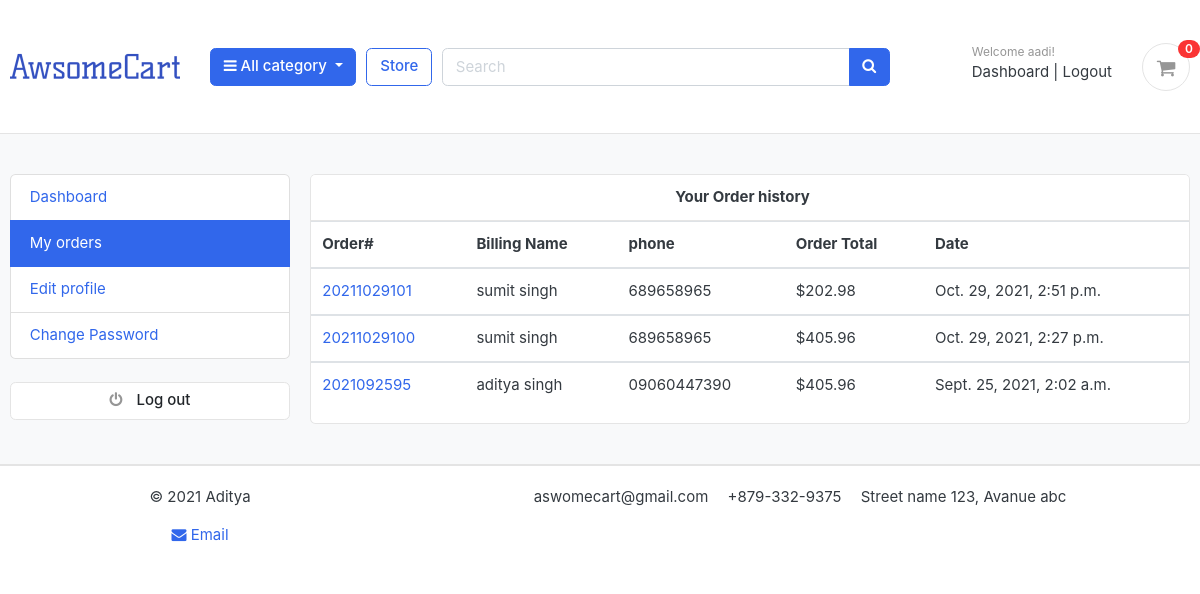
Screenshot of /accounts/my_orders/ (signed in) with the database file from the repository.
### accounts/models.py (models this page shows, shortened)
class Account(AbstractBaseUser):
    first_name    = models.CharField(max_length=50)
    last_name      = models.CharField(max_length=50)
    username       = models.CharField(max_length=100,unique=True)
    email          = models.EmailField(max_length=100,unique=True)
    phone_number   = models.CharField(max_length=50)
    date_joined       = models.DateTimeField(auto_now=True)
    last_login        = models.DateTimeField(auto_now=True)
    is_admin          = models.BooleanField(default=False)
    is_staff          = models.BooleanField(default=False)
    is_active         = models.BooleanField(default=False)
    is_superadmin     = models.BooleanField(default=False)
    USERNAME_FIELD = 'email'
    REQUIRED_FIELDS = ['username','first_name','last_name']
    objects  =  MyAccountManager()

### orders/models.py (models this page shows, shortened)
class Order(models.Model):
    STATUS = (
        ('New', 'New'),
        ('Accepted', 'Accepted'),
        ('Completed', 'Completed'),
        ('Cancelled', 'Cancelled'),
    )
    user = models.ForeignKey(Account, on_delete=models.SET_NULL, null=True)
    payment = models.ForeignKey(Payment, on_delete=models.SET_NULL, blank=True, null=True)
    order_number = models.CharField(max_length=20)
    first_name = models.CharField(max_length=50)
    last_name = models.CharField(max_length=50)
    phone = models.CharField(max_length=15)
    email = models.EmailField(max_length=50)
    address_line_1 = models.CharField(max_length=50)
    address_line_2 = models.CharField(max_length=50, blank=True)
    country = models.CharField(max_length=50)
    state = models.CharField(max_length=50)
    city = models.CharField(max_length=50)
    order_note = models.CharField(max_length=100, blank=True)
    order_total = models.FloatField()
    tax = models.FloatField()
    status = models.CharField(max_length=10, choices=STATUS, default='New')
    ip = models.CharField(blank=True, max_length=20)
    is_ordered = models.BooleanField(default=False)
    created_at = models.DateTimeField(auto_now_add=True)
    updated_at = models.DateTimeField(auto_now=True)
    def full_name(self):
        return f'{self.first_name} {self.last_name}'

### accounts/views.py (the view)
# urls.py: path('my_orders/',views.my_orders,name='my_orders'),
@login_required(login_url='login')
def my_orders(request):
    orders = Order.objects.filter(user = request.user , is_ordered = True).order_by('-created_at')
    context = {
        'orders':orders,
    }
    return render(request,'accounts/my_orders.html',context)

### carts/context_processors.py (called while the page is built)
def counter(request):
    cart_count = 0
    if 'admin' in request.path:
        return  {}
    else:
        try:
            cart = Cart.objects.filter(cart_id = _cart_id(request))
            if request.user.is_authenticated:
                cart_items = CartItem.objects.all().filter(user=request.user)
            else:
                cart_items = CartItem.objects.all().filter(cart=cart[:1])
            for cart_item in cart_items:
                cart_count += cart_item.quantity
        except Cart.DoesNotExist:
            cart_count = 0
    return dict(cart_count = cart_count)

### carts/views.py (called while the page is built)
def _cart_id(request):
    cart = request.session.session_key
    if not cart:
        cart = request.session.create()
    return cart

### category/cotext_processors.py (called while the page is built)
def menu_links(request):
    links = Category.objects.all()
    return dict(links=links)

### category/models.py (called while the page is built)
    def get_url(self):
        return reverse('product_by_category',args=[self.slug])

### store/context_processors.py (called while the page is built)
def size_chart(request):
    size = Variation.objects.all()
    return dict(size=size)

### templates/accounts/my_orders.html (shortened to what this page needs)
{% extends 'base.html' %}
{% block content %}
<section class="section-conten padding-y bg">
  <div class="container">
      <div class="row">
          {% include 'includes/dashboard_sidebar.html' %}
          <main class="col-md-9">
              <article class="card">
                  <header class="card-header">
                      <center><strong class="d-inline-block mr-3">Your Order history</strong></center>
                  </header>
                  <table class="table table-hover">
                      <thead>
                        <tr>
                          <th scope="col">Order#</th>
                          <th scope="col">Billing Name </th>
                          <th scope="col">phone</th>
                          <th scope="col">Order Total</th>
                          <th scope="col">Date</th>
                        </tr>
                      </thead>
                      {% for order in orders %}
                      <tbody>
                        <tr>
                          <td> <a href="{% url 'order_detail' order.order_number %}">{{order.order_number}}</a></td>
                          <td>{{order.full_name}}</td>
                          <td>{{order.phone}}</td>
                          <td>${{order.order_total}}</td>
                          <td>{{order.created_at}}</td>
                        </tr>
                      </tbody>
                      {% endfor %}
                    </table>
              </article>
          </main>
      </div>
  </div>
</section>
{% endblock %}

### templates/includes/navbar.html (shortened to what this page needs)
{% load static %}
<header class="section-header">
  <section class="header-main border-bottom">
    <div class="container">
      <div class="row align-items-center">
        <div class="col-lg-2 col-md-3 col-6">
          <a href="{% url 'Home' %}" class="brand-wrap">
            <img class="" src="{% static './images/logo1.png' %}">
          </a>
        </div>
        <div class="col-lg col-sm col-md col-6 flex-grow-0">
          <div class="category-wrap dropdown d-inline-block float-right">
            <button type="button" class="btn btn-primary dropdown-toggle" data-toggle="dropdown">
              <i class="fa fa-bars"></i> All category
            </button>
          </div>
        </div>
        <a href="{% url 'store' %}" class="btn btn-outline-primary">Store</a>
        <div class="col-lg  col-md-6 col-sm-12 col">
          <form action="{% url 'serch' %}" class="search" method='GET'>
            <div class="input-group w-100">
              <input type="text" class="form-control" style="width:60%;" placeholder="Search" name="keyword" required>
              <div class="input-group-append">
                <button class="btn btn-primary" type="submit">
                  <i class="fa fa-search"></i>
                </button>
              </div>
            </div>
          </form>
        </div>
        <div class="col-lg-3 col-sm-6 col-8 order-2 order-lg-3">
          <div class="d-flex justify-content-end mb-3 mb-lg-0">
            {% if user.id is None %}
            <div class="widget-header">
              <small class="title text-muted">Welcome guest!</small>
              <div>
                <a href="{% url 'login' %}">Sign in</a> <span class="dark-transp"> | </span>
                <a href="{% url 'register' %}"> Register</a>
              </div>
            </div>
            {% else %}
            <div class="widget-header">
              <small class="title text-muted">Welcome {{user.first_name}}!</small>
              <div>
                <a href="{% url 'dashboard' %}">Dashboard</a> <span class="dark-transp"> | </span>
                <a href="{% url 'logout' %}"> Logout</a>
              </div>
            </div>
            {% endif %}
            <a href="{% url 'cart' %}" class="widget-header pl-3 ml-3">
              <div class="icon icon-sm rounded-circle border"><i class="fa fa-shopping-cart"></i></div>
              <span class="badge badge-pill badge-danger notify">{{cart_count}}</span>
            </a>
          </div>
        </div>
      </div>
    </div>
  </section>
</header>

### static/css/ui.css (style rules this page uses)
html { font-family: "Inter", sans-serif; font-size: 15px; }
.icon-xs, .icon-sm, .icon-md, .icon-lg { display: inline-block; text-align: center; flex-shrink: 0; flex-grow: 0; }
.icon-sm { width: 48px; height: 48px; line-height: 48px !important; font-size: 20px; }
.padding-y { padding-top: 40px; padding-bottom: 40px; }
article:after, .form-group:after { display: block; clear: both; content: ""; }
.bg { background-color: #f8f9fa; }
.header-main { position: relative; padding-top: 1rem; padding-bottom: 1rem; }
.widget-header { display: inline-block; vertical-align: middle; position: relative; }
.widget-header a { color: #343a40; }
.widget-header i { color: #969696; }
.widget-header .title { display: block; }
.widget-header .notify { position: absolute; top: -3px; right: -10px; }
.notify { position: absolute; top: -4px; right: -10px; display: inline-block; padding: 0.25em 0.6em; font-size: 12px; line-height: 1; text-align: center; border-radius: 3rem; color: #fff; background-color: #fa3434; }

### rows the page displays
Account: first_name "aadi"
Order: order_number "20211029101", full_name "sumit singh", phone "689658965", order_total "202.98", created_at "Oct. 29, 2021, 2:51 p.m."
Order: order_number "20211029100", full_name "sumit singh", phone "689658965", order_total "405.96", created_at "Oct. 29, 2021, 2:27 p.m."
Order: order_number "2021092595", full_name "aditya singh", phone "09060447390", order_total "405.96", created_at "Sept. 25, 2021, 2:02 a.m."

### other values shown
{{ cart_count }} "0"
